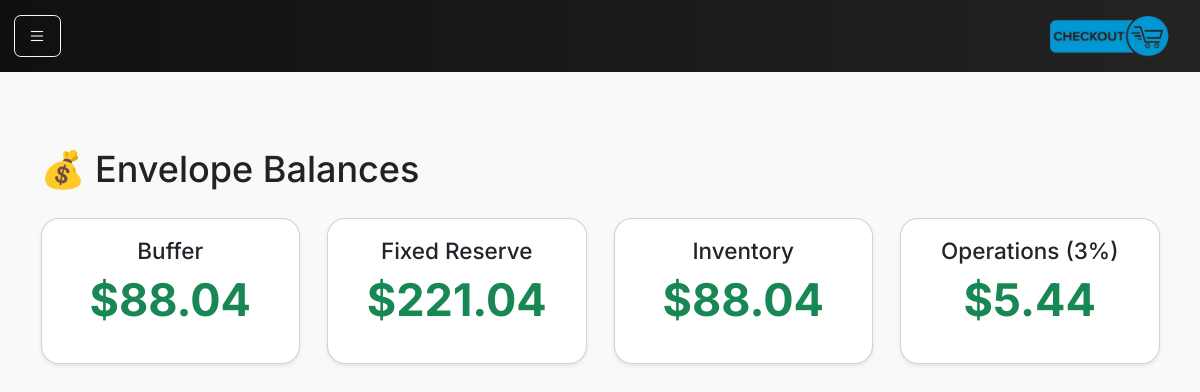
Page /envelopes on the earlier database version.
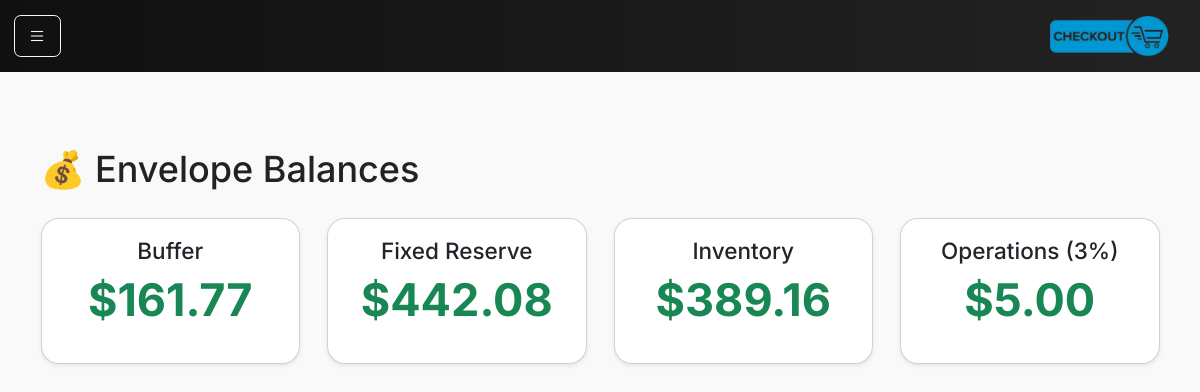
Same page on the later database version.
### models.py (models this page shows)
class Envelope(db.Model):
    __tablename__ = "envelopes"
    id = db.Column(db.Integer, primary_key=True)
    code = db.Column(db.String(32), unique=True, nullable=False)
    name = db.Column(db.String(64), nullable=False)
    balance_cents = db.Column(db.Integer, nullable=False, default=0)
    created_at = db.Column(db.DateTime, default=datetime.utcnow)
    updated_at = db.Column(db.DateTime, default=datetime.utcnow, onupdate=datetime.utcnow)

### main.py (the view)
@app.route("/envelopes")
def envelope_view():
    from main import Envelope
    envelopes = Envelope.query.order_by(Envelope.name).all()
    return render_template("envelopes.html", envelopes=envelopes)

### main.py (called while the page is built)
@app.context_processor
def inject_request():
    return dict(request=request)

### templates/envelopes.html
{% extends "base.html" %}
{% block content %}
<div class="container-fluid">
    <h2 class="mb-4">💰 Envelope Balances</h2>
    <div class="row">
        {% for e in envelopes %}
        <div class="col-md-3 mb-4">
            <div class="card shadow-sm">
                <div class="card-body text-center">
                    <h5 class="card-title">{{ e.name }}</h5>
                    <p class="display-6 text-success fw-bold">
                        ${{ "%.2f"|format(e.balance_cents / 100) }}
                    </p>
                </div>
            </div>
        </div>
        {% else %}
        <div class="col-12 text-center text-muted">
            No envelopes yet.
        </div>
        {% endfor %}
    </div>
</div>
{% endblock %}

Differences in the rows shown:
changed Envelope "Buffer": e.balance_cents/100 "88.04" → "161.77"
changed Envelope "Fixed Reserve": e.balance_cents/100 "221.04" → "442.08"
changed Envelope "Inventory": e.balance_cents/100 "88.04" → "389.16"
changed Envelope "Operations (3%)": e.balance_cents/100 "5.44" → "5.00"
